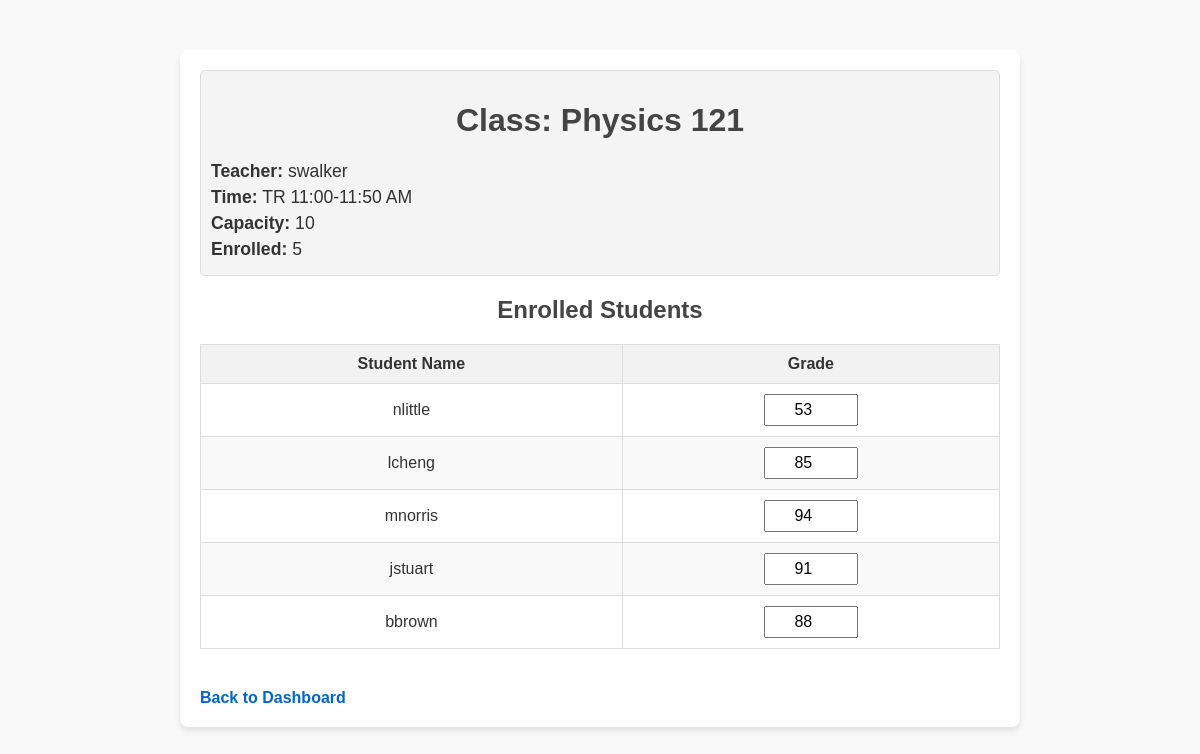
Page /class/2 on the committed database.
### models.py (models this page shows)
class Class(db.Model):
    __tablename__ = 'classes'
    id = db.Column(db.Integer, primary_key=True)
    name = db.Column(db.String, nullable=False)
    teacher_id = db.Column(db.Integer, db.ForeignKey('auth.id'), nullable=False)
    time = db.Column(db.String, nullable=False)
    capacity = db.Column(db.Integer, nullable=False)
    teacher = db.relationship('User', backref='classes', lazy=True)

class User(db.Model):
    __tablename__ = 'auth'
    id = db.Column(db.Integer, primary_key=True)
    username = db.Column(db.String, unique=True, nullable=False)
    password = db.Column(db.String, nullable=False)  # Store plaintext password here
    role = db.Column(db.String, nullable=False)  # 'student', 'teacher', 'admin'

### app.py (the view)
@app.route('/class/<int:class_id>', methods=['GET'])
def view_class(class_id):
    class_ = Class.query.get_or_404(class_id)
    teacher = User.query.get_or_404(class_.teacher_id)
    enrollments = Enrollment.query.filter_by(class_id=class_.id).all()
    students = [
        {
            'id': enrollment.student_id,
            'name': User.query.get(enrollment.student_id).username,
            'grade': enrollment.grade
        }
        for enrollment in enrollments
    ]
    return render_template('class_detail.html', class_=class_, teacher=teacher, students=students)

### templates/class_detail.html (shortened to what this page needs)
<!DOCTYPE html>
<html lang="en">
<head>
    <link rel="stylesheet" href="{{ url_for('static', filename='css/styles.css') }}">
</head>
<body>
    <div class="container">
        <div class="class-details">
            <h1>Class: {{ class_.name }}</h1>
            <p><strong>Teacher:</strong> {{ teacher.username }}</p>
            <p><strong>Time:</strong> {{ class_.time }}</p>
            <p><strong>Capacity:</strong> {{ class_.capacity }}</p>
            <p><strong>Enrolled:</strong> {{ students|length }}</p>
        </div>
        <h2>Enrolled Students</h2>
        <table class="students-table">
            <thead>
                <tr>
                    <th>Student Name</th>
                    <th>Grade</th>
                </tr>
            </thead>
            <tbody>
                {% for student in students %}
                <tr>
                    <td>{{ student.name }}</td>
                    <td>
                        <input
                            type="number"
                            class="grade-input"
                            value="{{ student['grade'] if student['grade'] is not none else '' }}"
                            onchange="updateGrade({{ student['id'] }}, {{ class_.id }}, this);"
                        />
                    </td>
                </tr>
                {% endfor %}
            </tbody>
        </table>
        <a href="{{ url_for('dashboard', role='teacher') }}" class="back-link">Back to Dashboard</a>
    </div>
</body>
</html>

### static/css/styles.css (style rules this page uses)
body { font-family: Arial, sans-serif; background-color: #f9f9f9; color: #333; margin: 0; padding: 0; }
.container { max-width: 800px; margin: 50px auto; padding: 20px; background: #fff; border-radius: 8px; box-shadow: 0 4px 6px rgba(0, 0, 0, 0.1); }
h1, h2 { text-align: center; color: #444; }
.class-details { margin-bottom: 20px; padding: 10px; background-color: #f4f4f4; border: 1px solid #ddd; border-radius: 5px; }
.class-details p { margin: 5px 0; font-size: 1.1em; }
.students-table { width: 100%; border-collapse: collapse; margin-top: 20px; margin-bottom: 20px; }
.students-table th, .students-table td { border: 1px solid #ddd; padding: 10px; text-align: center; }
.students-table th { background-color: #f2f2f2; font-weight: bold; }
.students-table tr:nth-child(even) { background-color: #f9f9f9; }
.grade-input { width: 80px; padding: 5px; font-size: 1em; text-align: center; }
.back-link { display: inline-block; margin-top: 20px; text-align: center; text-decoration: none; font-weight: bold; color: #0066cc; }

### rows in the picture
Class: name "Physics 121", time "TR 11:00-11:50 AM", capacity "10"
User: username "swalker"
User: name "nlittle", student "53"
User: name "lcheng", student "85"
User: name "mnorris", student "94"
User: name "jstuart", student "91"
User: name "bbrown", student "88"

### other values in the picture
{{ students|length }} "5"
